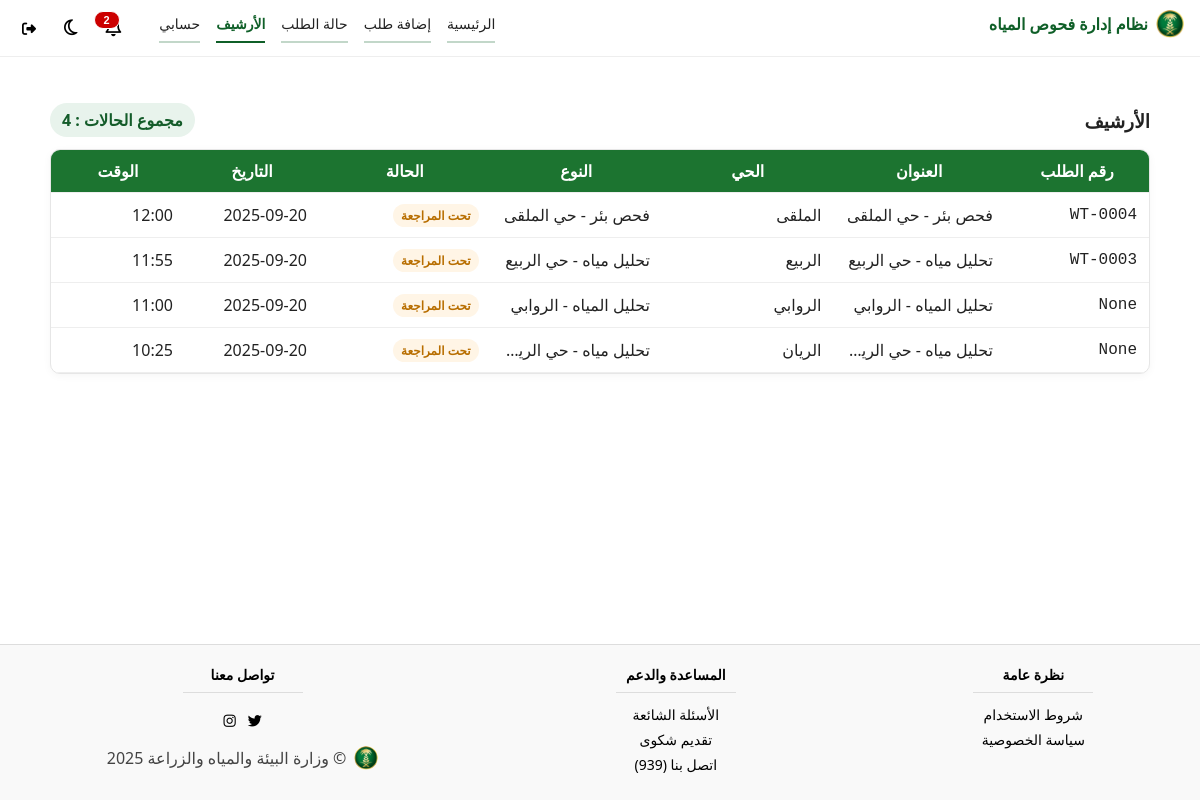
The app's page /customer/archive (signed in), older data.
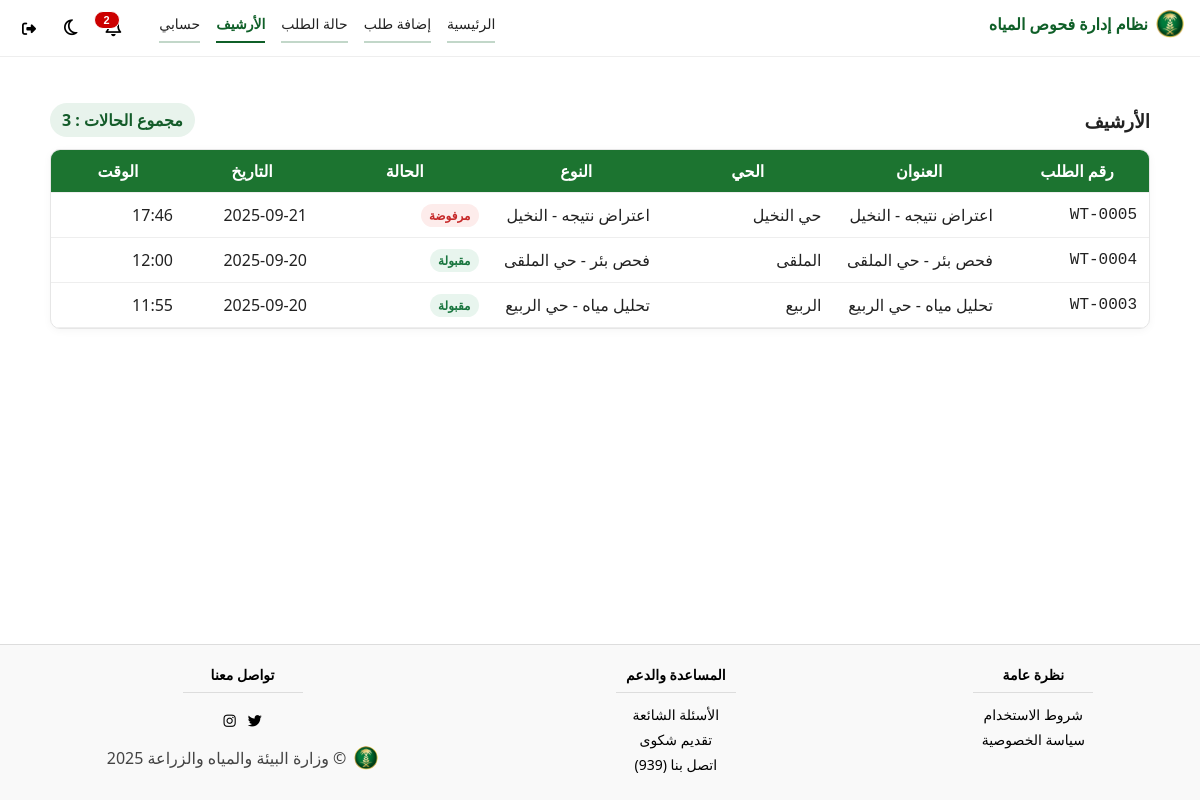
The same page, newer data.
### models.py (models this page shows)
class RequestModel(db.Model):
    __tablename__ = "requests"
    id = db.Column(db.Integer, primary_key=True)
    customer_id = db.Column(db.Integer, db.ForeignKey("customers.id"))
    title = db.Column(db.String(200))
    district = db.Column(db.String(100))
    notes = db.Column(db.Text, nullable=True, default="")
    status = db.Column(db.String(20), nullable=False, default="under_review", server_default="under_review")
    tracking_code = db.Column(db.String(50))
    created_at = db.Column(db.DateTime, default=datetime.utcnow, index=True)
    request_type = synonym("title")
    rejected_reason = db.Column(db.Text, nullable=True)   # ← لا تكتب reject_reason

### app.py (the view)
@app.route("/customer/archive")
def customer_archive():
    if not _require_customer():
        return redirect(url_for("customer_login"))
    cid = session.get("customer_id")
    rows = (
        RequestModel.query
        .filter_by(customer_id=cid)
        .order_by(RequestModel.created_at.desc())
        .all()
    )
    return render_template(
        "customer_archive.html",
        body_class="customer-shell",
        rows=rows,
        notifications=notifications_data(session.get("customer_id")),
    )

### app.py (called while the page is built)
def notifications_data(cid=None):
    demo = [
        {"title": "تم استلام طلبك", "time": "قبل دقيقة", "text": "رقم التتبع #1005"},
        {"title": "تم تحديث الحالة", "time": "اليوم", "text": "طلب #1002 تحت المراجعة"},
    ]
    return {"count": len(demo), "list": demo}

@app.context_processor
def inject_defaults():
    role = "customer"
    cid  = session.get("customer_id")
    return {
        "role": role,
        "notifications": notifications_data(cid)
    }

def _require_customer():
    if "customer_id" not in session:
        flash("الرجاء تسجيل الدخول أولاً.", "warn")
        return False
    return True

@app.before_request
def guard_areas():
    ep = request.endpoint or ""
    if ep.startswith("customer_"):
        if ep not in ("customer_login", "customer_signup", "customer_logout", "static"):
            if "customer_id" not in session:
                return redirect(url_for("customer_login"))
    if ep.startswith("admin_"):
        if ep not in ("admin_login", "admin_logout", "static"):
            if "admin_id" not in session:
                return redirect(url_for("admin_login"))

### templates/customer_archive.html (shortened to what this page needs)
{% extends "customer_base.html" %}
{% set body_class = "customer-archive" %}
{% block content %}
<div class="archive-wrap">
  <div class="archive-head">
    <h3 style="margin:0">الأرشيف</h3>
    <span class="badge-total">مجموع الحالات : {{ rows|length }}</span>
  </div>
  <div class="table-wrap">
    {% if rows and rows|length %}
    <table class="tbl-archive">
      <thead>
        <tr>
          <th class="col-code">رقم الطلب</th>
          <th>العنوان</th>
          <th>الحي</th>
          <th>النوع</th>
          <th>الحالة</th>
          <th class="col-date">التاريخ</th>
          <th class="col-time">الوقت</th>
        </tr>
      </thead>
      <tbody>
        {% for r in rows %}
        {% set st = (r.status or '').lower() %}
        <tr>
          <td class="code">{{ r.tracking_code }}</td>
          <td title="{{ r.title }}">{{ r.title }}</td>
          <td>{{ r.district }}</td>
          <td>{{ r.request_type }}</td>
          <td>
            <span class="status-chip
              {% if st in ['pending','under_review'] %}status-pending
              {% elif st in ['approved','accepted'] %}status-approved
              {% else %}status-rejected{% endif %}">
              {{ 'تحت المراجعة' if st in ['pending','under_review']
                 else ('مقبولة' if st in ['approved','accepted'] else 'مرفوضة') }}
            </span>
          </td>
          <td>{{ r.created_at.date() }}</td>
          <td>{{ r.created_at.strftime('%H:%M') }}</td>
        </tr>
        {% endfor %}
      </tbody>
    </table>
    {% else %}
      <div style="padding:32px;text-align:center">لا توجد طلبات في الأرشيف.</div>
    {% endif %}
  </div>
</div>
{% include 'partials_footer_customer.html' %}
{% endblock %}

### templates/customer_base.html (shortened to what this page needs)
<!DOCTYPE html>
<html lang="ar" dir="rtl">
<head>
  <link rel="stylesheet" href="{{ url_for('static', filename='style-customer.css') }}">
  <link rel="stylesheet" href="https://cdnjs.cloudflare.com/ajax/libs/font-awesome/6.4.2/css/all.min.css">
</head>
<body class="{{ body_class|default('') }}">
  <nav class="customer-navbar">
    <div class="nav-left">
      <a class="brand nav-link" href="{{ url_for('customer_home') }}">
        <img src="{{ url_for('static', filename='logonum1.png') }}" alt="logo">
        <span>نظام إدارة فحوص المياه</span>
      </a>
    </div>
    <div class="nav-right">
      <a class="nav-link {% if request.endpoint=='customer_home' %}active{% endif %}" href="{{ url_for('customer_home') }}">الرئيسية</a>
      <a class="nav-link {% if request.endpoint=='customer_request_new' %}active{% endif %}" href="{{ url_for('customer_request_new') }}">إضافة طلب</a>
      <a class="nav-link {% if request.endpoint=='customer_requests_status' %}active{% endif %}" href="{{ url_for('customer_requests_status') }}">حالة الطلب</a>
      <a class="nav-link {% if request.endpoint=='customer_archive' %}active{% endif %}" href="{{ url_for('customer_archive') }}">الأرشيف</a>
      <a class="nav-link {% if request.endpoint=='customer_account' %}active{% endif %}" href="{{ url_for('customer_account') }}">حسابي</a>
      <div style="position:relative">
        <button id="btnNotifs" class="nav-icon-btn" aria-haspopup="true" aria-expanded="false" title="الإشعارات">
          {% if notifications and notifications.count %}
            <span class="badge">{{ notifications.
count }}</span>
          {% endif %}
        </button>
      </div>
      <button id="btnDark" class="nav-icon-btn" title="الوضع الداكن"><i class="fa-regular fa-moon"></i></button>
      <form method="post" action="{{ url_for('customer_logout') }}" style="display:inline">
        <button type="submit" class="nav-icon-btn" title="خروج"><i class="fa-solid fa-right-from-bracket"></i></button>
      </form>
    </div>
  </nav>
  <main>
    {% block content %}{% endblock %}
  </main>
</body>
</html>

### templates/partials_footer_customer.html (shortened to what this page needs)
<footer class="footer-bar">
  <div class="footer-content">
    <div class="footer-section">
      <h4>نظرة عامة</h4>
      <hr>
      <a href="{{ url_for('terms') }}">شروط الاستخدام</a>
      <a href="{{ url_for('privacy') }}">سياسة الخصوصية</a>
    </div>
    <div class="footer-section">
      <h4>المساعدة والدعم</h4>
      <hr>
      <a href="{{ url_for('faq') }}">الأسئلة الشائعة</a>
      <a href="{{ url_for('complaints') }}">تقديم شكوى</a>
      <a href="tel:939">اتصل بنا (939)</a>
    </div>
    <div class="footer-section">
      <h4>تواصل معنا</h4>
      <hr>
     <div class="social-icons">
  <a href="https://twitter.com/MEWA_KSA" target="_blank">
    <i class="fab fa-twitter"></i>
  </a>
  <a href="https://www.instagram.com/mewa_ksa" target="_blank">
    <i class="fab fa-instagram"></i>
  </a>
</div>
<div class="footer-brand">
  <img src="{{ url_for('static', filename='logonum1.png') }}" alt="شعار الوزارة">
  <span>© وزارة البيئة والمياه والزراعة 2025</span>
</div>
    </div>
  </div>
</footer>

### static/style-customer.css (style rules this page uses)
.footer-bar { width:100%; background:#fff; border-top:1px solid #ddd; padding:20px 0 }
.footer-content { max-width:1200px; margin:0 auto; display:flex; gap:24px; justify-content:space-around; text-align:center }
.footer-section h4 { margin:0 0 8px }
.footer-section hr { width:120px; margin:6px auto 12px; border:none; border-top:1px solid #ddd }
.footer-section a { display:block; margin:6px 0; text-decoration:none }
.social-icons { display:flex; gap:12px; justify-content:center; font-size:20px }
.footer-brand { display:flex; gap:8px; align-items:center; justify-content:center; margin-top:10px }
.footer-brand img { width:24px; height:24px; border-radius:50% }
.badge { font-size:.85rem; padding:4px 10px; border-radius:999px; white-space:nowrap; }
.badge { padding:4px 8px;border-radius:999px;font-size:12px;border:1px solid }
.badge { border-radius:999px;padding:6px 10px;font-size:12px;white-space:nowrap; }
:root { --brand:#0f5f28; --muted:#888; }
.brand, .brand span { color:var(--brand); }
.customer-navbar .nav-link { position: relative; padding-bottom: 8px; text-decoration: none; color: #222; border-bottom: none; }
.customer-navbar .nav-right .nav-link { border-bottom: 2px solid rgba(15,95,40,.25); }
.customer-navbar .nav-right .nav-link.active { color: var(--brand); font-weight: 700; border-bottom-color: var(--brand); }
.customer-navbar .brand, .customer-navbar .brand.nav-link { border-bottom: none !important; text-decoration: none !important; }
.nav-icon-btn { background:transparent; border:0; cursor:pointer; font-size:18px; position:relative; }
:root { --brand:#21a366; --brand-2:#1b8a56; --bg:#f7f9f8; --card:#ffffff; --text:#111; --muted:#6b7280; --line:#e6e8ea; --shadow: 0 10px 25px rgba(0,0,0,.06); }
.badge { display:inline-flex;align-items:center;gap:6px;padding:6px 10px;border-radius:999px;font-size:12px;font-weight:700; }

### templates/customer_base.html (style rules this page uses)
:root { --brand:#0f5f28; --muted:#888; }
body { font-family: system-ui, sans-serif; background:#fff; color:#222; margin:0 }
.customer-navbar { display:flex; align-items:center; justify-content:space-between; gap:12px; padding:10px 16px; border-bottom:1px solid #eee; position:sticky; top:0; background:#fff; z-index:50 }
.nav-left { display:flex; align-items:center; gap:10px }
.nav-right { display:flex; align-items:center; gap:16px }
.brand { display:flex; align-items:center; gap:8px; font-weight:700; color:#0f5f28 }
.brand img { width:28px; height:28px }
.nav-icon-btn { background:transparent; border:0; cursor:pointer; font-size:18px; position:relative }
.badge { position:absolute; top:-6px; left:-6px; min-width:16px; height:16px; border-radius:999px; background:#c00; color:#fff; font-size:11px; display:flex; align-items:center; justify-content:center; padding:0 4px }
.nav-link { color:#333; text-decoration:none }
.nav-link.active { color:var(--brand); font-weight:700 }
.nav-right a, .nav-right form button { font-size:14px }
main { padding:18px }
footer { margin-top:40px; border-top:1px solid #eee; padding:16px; color:#444 }

### templates/customer_archive.html (style rules this page uses)
.archive-wrap { max-width:1100px;margin:28px auto 12px; }
.archive-head { display:flex;justify-content:space-between;align-items:center;margin-bottom:12px; }
.badge-total { background:#e8f3ec;color:#145c2a;padding:6px 12px;border-radius:999px;font-weight:600 }
.table-wrap { background:#fff;border:1px solid #e6e6e6;border-radius:10px; box-shadow:0 2px 8px rgba(0,0,0,.04);overflow:hidden }
.tbl-archive { width:100%;border-collapse:collapse;table-layout:fixed }
.tbl-archive th,.tbl-archive td { padding:10px 12px;border-bottom:1px solid #eee;white-space:nowrap;overflow:hidden;text-overflow:ellipsis }
.tbl-archive thead th { position:sticky;top:0;background:#1c7430;color:#fff;font-weight:700;z-index:1 }
.status-chip { padding:3px 8px;border-radius:999px;font-size:12px;font-weight:600;display:inline-block }
.status-approved { background:#e8f5ee;color:#18753e }
.status-rejected { background:#fdeceb;color:#c62828 }
.code { font-family:ui-monospace, SFMono-Regular, Menlo, monospace }
.col-code { width:120px }
.col-date,.col-time { width:110px;text-align:center }

### templates/partials_footer_customer.html (style rules this page uses)
.footer-bar { position: fixed; bottom: 0; left: 0; width: 100%; background:#f9f9f9; border-top:1px solid #ddd; padding:20px 0; text-align:center; z-index: 10; }
.footer-section h4, .footer-section a, .footer-logo { color:#000; font-size:14px; text-decoration:none; }

Row changes from the older to the newer data that the page shows:
removed RequestModel: tracking_code "None", title "تحليل المياه - الروابي", district "الروابي", request_type "تحليل المياه - الروابي", value "تحت المراجعة", created_at "2025-09-20", created_at "11:00"
removed RequestModel: tracking_code "None", title "تحليل مياه - حي الريان", district "الريان", request_type "تحليل مياه - حي الريان", value "تحت المراجعة", created_at "2025-09-20", created_at "10:25"
added RequestModel: tracking_code "WT-0005", title "اعتراض نتيجه - النخيل", district "حي النخيل", request_type "اعتراض نتيجه - النخيل", value "مرفوضة", created_at "2025-09-21", created_at "17:46"
changed RequestModel "WT-0004": value "تحت المراجعة" → "مقبولة"
changed RequestModel "WT-0003": value "تحت المراجعة" → "مقبولة"
Text that changed along with them:
{{ rows|length }}: "4" → "3"
